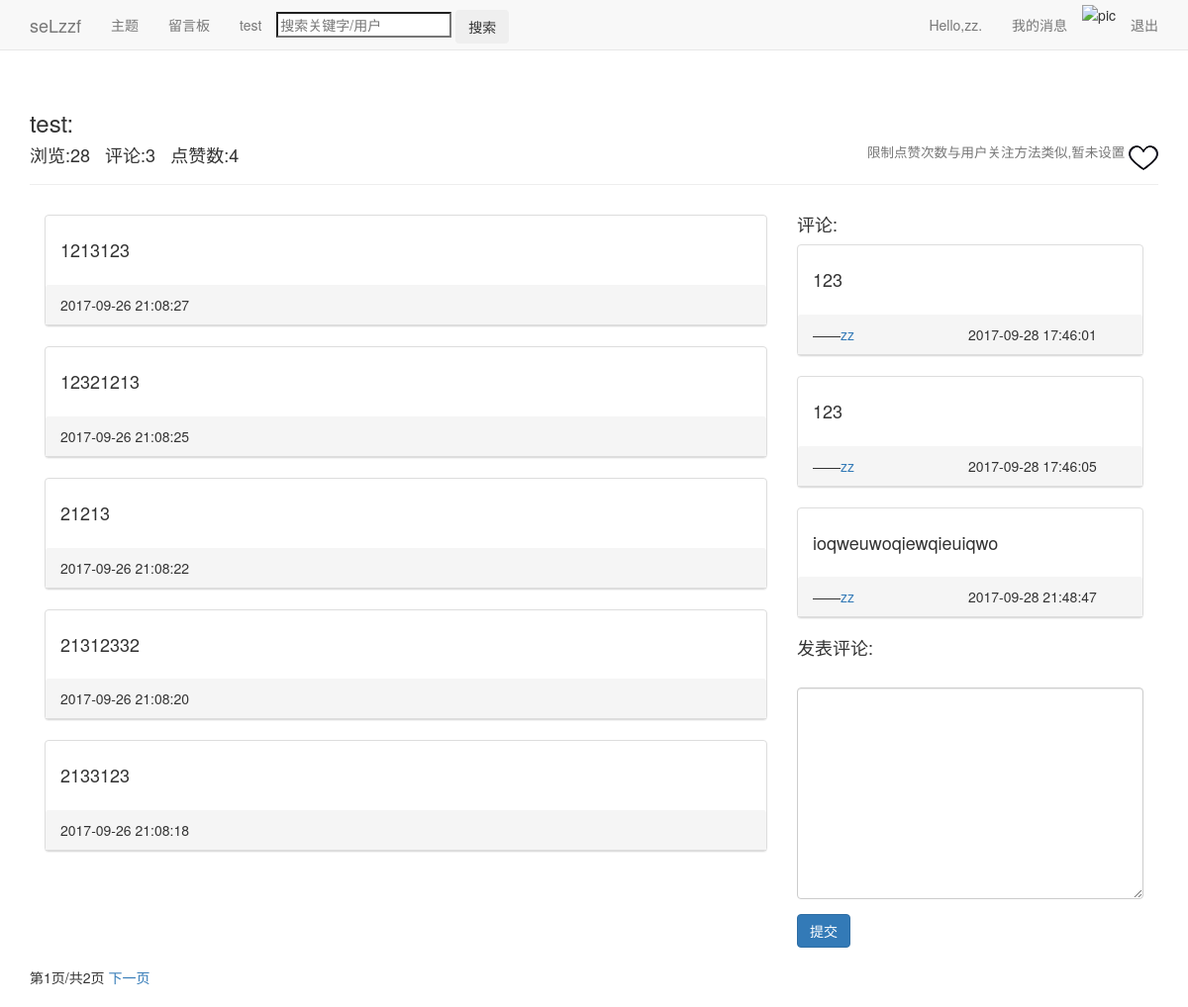
Screenshot of /themes/87/58/ (signed in) with the database file from the repository.
### blogs/models.py (models this page shows, shortened)
class Theme(models.Model):
	owner=models.ForeignKey(User)
	title=models.CharField('标题',max_length=20)
	date_added=models.DateTimeField(auto_now_add=True)
	设为私密=models.BooleanField(default=False)
	views=models.PositiveIntegerField(default=0)
	praises=models.PositiveIntegerField(default=0)
	def increase_views(self):
		self.views+=1
		self.save(update_fields=['views'])

class Note(models.Model):
	title=models.ForeignKey(Theme)
	text=models.TextField('写下....')
	date_added=models.DateTimeField(auto_now_add=True)

### comments/models.py (models this page shows, shortened)
class Comment(models.Model):
	belong=models.ForeignKey(Theme)
	message=models.TextField('')
	publisher=models.ForeignKey(User)
	date_added=models.DateTimeField(auto_now_add=True)

### blogs/views.py (the view, shortened to what this page needs)
# urls.py: url(r'^themes/(?P<user_id>\d+)/(?P<theme_id>\d+)/$',views.theme,name='theme'),
@login_required
def theme(request,user_id,theme_id):
	request_user,request_userinfo=get_request_user(request)
	try:
		page_user,page_userinfo=get_page_user(request,user_id)
	except:
		return HttpResponse('手动404。')
	try:
		theme=Theme.objects.get(id=theme_id)
		theme.increase_views()
	except:
		return HttpResponse('手动404。')
	if theme.设为私密==True:
		if theme.owner!=request_user:
			return Http404
	notes=Note.objects.filter(title=theme).order_by('-date_added')
	comment_form=CommentForm()
	comments=theme.comment_set.order_by('date_added')
	notes_pages=Paginator(notes,5)
	page_num_notes=request.GET.get('page_n')
	try:
		notes_page=notes_pages.page(page_num_notes)
	except PageNotAnInteger:
		notes_page=notes_pages.page(1)
	except EmptyPage:
		notes_page=notes_pages.page(notes_pages.num_pages)
	comments_pages=Paginator(comments,5)
	page_num_comments=request.GET.get('page_c')
	context={'theme':theme,'page_user':page_user,'request_user':request_user,request_userinfo:'request_userinfo','comments':comments,'notes_page':notes_page,'notes_pages':notes_pages,'comment_form':comment_form}
	return render(request,'blogs/theme.html',context)

### comments/forms.py
class CommentForm(forms.ModelForm):
	class Meta:
		model=Comment
		fields=['message']
		lables={}

### blogs/views.py (called while the page is built)
def get_request_user(request):
	user=request.user
	userinfo=Userinfo.objects.get(user=user)
	return user,userinfo

def get_page_user(request,user_id):
	user=User.objects.get(id=user_id)
	userinfo=Userinfo.objects.get(user=user)
	return user,userinfo

### blogs/templates/blogs/theme.html (shortened to what this page needs)
{% extends "blogs/base.html" %}
{% load bootstrap3 %}
{% load static %}
{% block header %}
  <h3>{{ theme.title }}:</h3>
  <h4>
  <li style='display:inline-block'>浏览:{{theme.views}} &nbsp </li>
  <li style='display:inline-block'>评论:{{comments.count}} &nbsp </li>
  <li id='praise' style='display:inline-block'>点赞数:{{theme.praises}}</li>
  <a><img style="float:right;" id='praise_pic' src="{% static 'images/praise.png' %}"/></a><small style="float:right;">限制点赞次数与用户关注方法类似,暂未设置&nbsp </small>
  </h4>
{% endblock header %}
{% block content %}
<div class="col-md-8">
{% for note in notes_page %}
  <div class='panel panel-default'>
    <div class='panel-body'>
	  <h4>{{ note.text|linebreaks }}</h4>
    </div>
    <div class='panel-heading'>
        {{note.date_added|date:'Y-m-d H:i:s'}} &nbsp
    </div>
  </div>
{% empty %}
  <h3><li>there have no note in here.let's add your first note!</li></h3>
{% endfor %}
</div>
<div class="col-md-4">
  <h4>评论:</h4>
  {% for comment in comments %}
  <div class='panel panel-default'>
    <div class='panel-body'>
	  <h4>
      {{ comment.message|linebreaks }}</hr>
	  </h4>
    </div>
    <div class='panel-heading'>
	   ——<a href="{% url 'users:userinfo' comment.publisher.id %}">{{comment.publisher}}</a>
      <div style="float:right;">{{comment.date_added|date:'Y-m-d H:i:s'}}
      </div>
    </div>
  </div>
  {% empty %}
  <h3><li>暂时还没有评论。</li></h3>
  {% endfor %}
  <div>
  <h4>发表评论:</h4>
  <form method='POST' action="{% url 'comments:handle_comment' theme.id %}">
    {% bootstrap_form comment_form %}
    {% buttons %}
	<button name='submit' class='btn btn-primary'>提交</button>
	{% endbuttons %}
  </form>
  </div>
</div>
<div class='pagination col-md-12'>
  <span class='current'>第{{ notes_page.number }}页/共{{ notes_pages.num_pages }}页</span>
  {% if notes_page.has_next %}
    <a href="?page_n={{ notes_page.next_page_number }}">下一页</a>
  {% endif %}
</div>
{% endblock content %}

### blogs/templates/blogs/base.html (shortened to what this page needs)
{% load bootstrap3 %}
{% load static %}
<!DOCTYPE html>
<html lang='en'>
<head>
  {% bootstrap_css %}
</head>
<body>
  <nav class='navbar navbar-default navbar-static-top'>
    <div class='container'>
	  <div class='navbar-header'>
	    <a class='navbar-brand' href="{% url 'blogs:index' %}">seLzzf</a>
	  </div>
	  <div id='navbar' class='navbar-collapse collapse'>
	    <ul class='nav navbar-nav'>
		  <li><a href="{% url 'blogs:themes' page_user.id %}">主题</a></li>
		  <li><a href="{% url 'message:message' page_user.id %}">留言板</a></li>
		  <li><a href="{% url 'blogs:test' %}">test</a></li>
		  <li style='margin-top:10px' class='search'>
		    <form method='post' action="{% url 'blogs:search' %}">
		    <input name='search' type='search' placeholder='搜索关键字/用户'>
		    <input class='btn' type='submit' value='搜索'>
		    </form>
		  </li>
		</ul>
		<ul class='nav navbar-nav navbar-right'>
		  {% if user.is_authenticated %}
			<li><a href="{% url 'users:userinfo' user.id %}">Hello,{{ user.username }}.</a></li>
			<li><a href="{% url 'users:news' %}">我的消息</a></li>
			<li><img style='margin-top:5px' src="{{ request_userinfo.pic.url }}" alt='pic' height="40" width="40"/></li>
			<li><a href="{% url 'users:logout' %}">退出</a></li>
		  {% endif %}
		</ul>
	  </div>
	</div>
  </nav>
  <div class='container'>
    <div class='page-header'>
      {% block header %}{% endblock header %}
    </div>
    <div>
      {% block content %}{% endblock content %}
	</div>
  </div>
</body>
</html>

### rows the page displays
Theme: title "test", views "28", praises "4"
Note: text "1213123", date_added "2017-09-26 21:08:27"
Note: text "12321213", date_added "2017-09-26 21:08:25"
Note: text "21213", date_added "2017-09-26 21:08:22"
Note: text "21312332", date_added "2017-09-26 21:08:20"
Note: text "2133123", date_added "2017-09-26 21:08:18"
Comment: message "123", publisher "zz", date_added "2017-09-28 17:46:01"
Comment: message "123", publisher "zz", date_added "2017-09-28 17:46:05"
Comment: message "ioqweuwoqiewqieuiqwo", publisher "zz", date_added "2017-09-28 21:48:47"

### other values shown
{{ user.username }} "zz"
{{ comments.count }} "3"
{{ notes_page.number }} "1"
{{ notes_pages.num_pages }} "2"
